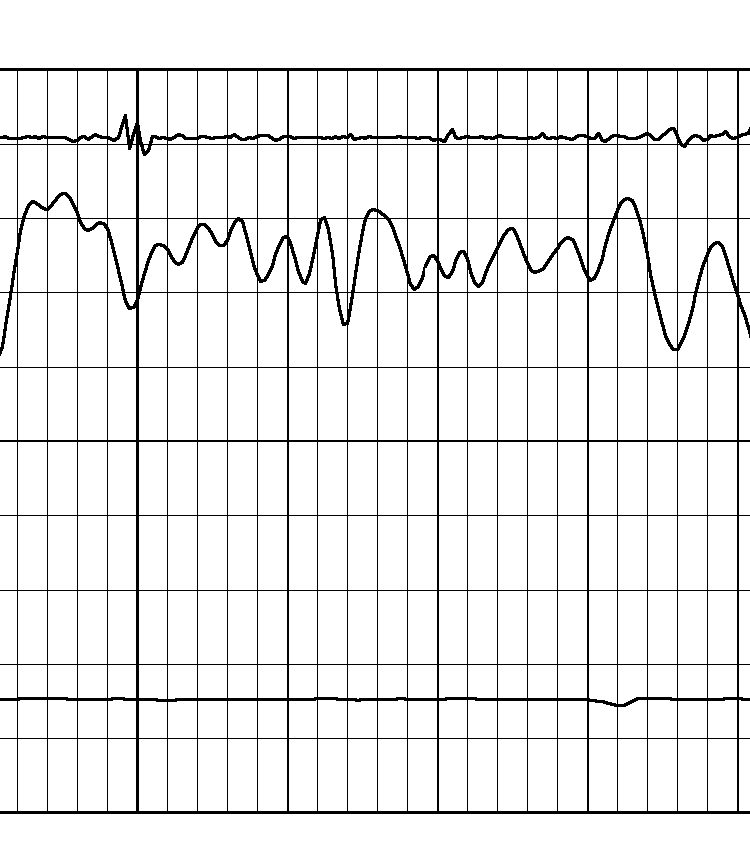
#> input picture testfolder/scantestrotated.png, 750 x 850 px, found by its file name
$ python ContourSkeletontest.py
#> lines starting #> are read from the running program, lines starting #| are printed output that depends on the picture; after the words box and inside, x2 and y2 are one past the last pixel; in counts of white or black regions, pixels touching at a corner belong together
#from numpy.ma.timer_comparison import cur
import skimage
from skimage import morphology
import numpy as np
import matplotlib.pyplot as plt
from scipy import ndimage
from skimage.morphology import disk, opening, skeletonize
from skimage.transform import probabilistic_hough_line
import cv2

testFile = "C:/Users/willi/OneDrive/Skrivebord/Bachelor/Github/Digitizing-overlapping-curves/testfolder/scantestrotated.png"
# Load the image
image = cv2.imread(testFile)
#> image is the input picture: shape (850, 750, 3); 92.7% white; black in thin lines or dots, all inside (x1, y1, x2, y2) = (0, 68, 750, 814)

gray = cv2.cvtColor(image, cv2.COLOR_BGR2GRAY)

# Denoise the image using a morphological opening operation
kernel = cv2.getStructuringElement(cv2.MORPH_RECT, (5, 5))
plt.figure(figsize=(10,6))
plt.imshow(gray, cmap='gray')
plt.show()
morph_open = cv2.morphologyEx(gray, cv2.MORPH_OPEN, kernel)
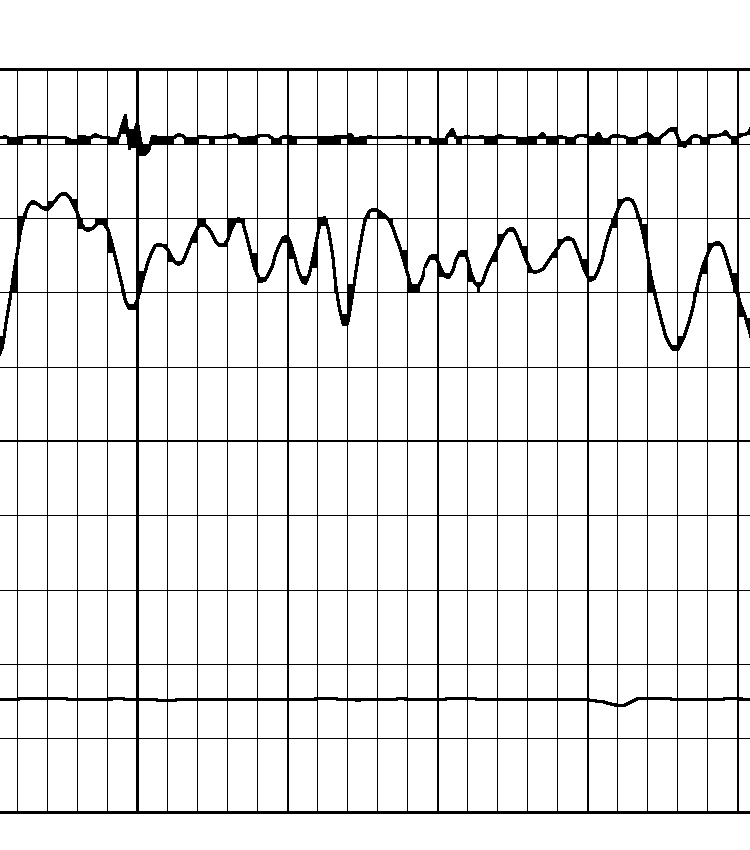
#> morph_open: shape (850, 750); 92.3% white; 1 black region, box (x1, y1, x2, y2) and area: (0, 68, 750, 814) 49132
plt.figure(figsize=(10,6))
plt.imshow(morph_open, cmap='gray')
plt.show()
# Subtract the denoised image from the original to isolate high-frequency components (like curves)
subtracted = cv2.subtract(gray, morph_open)
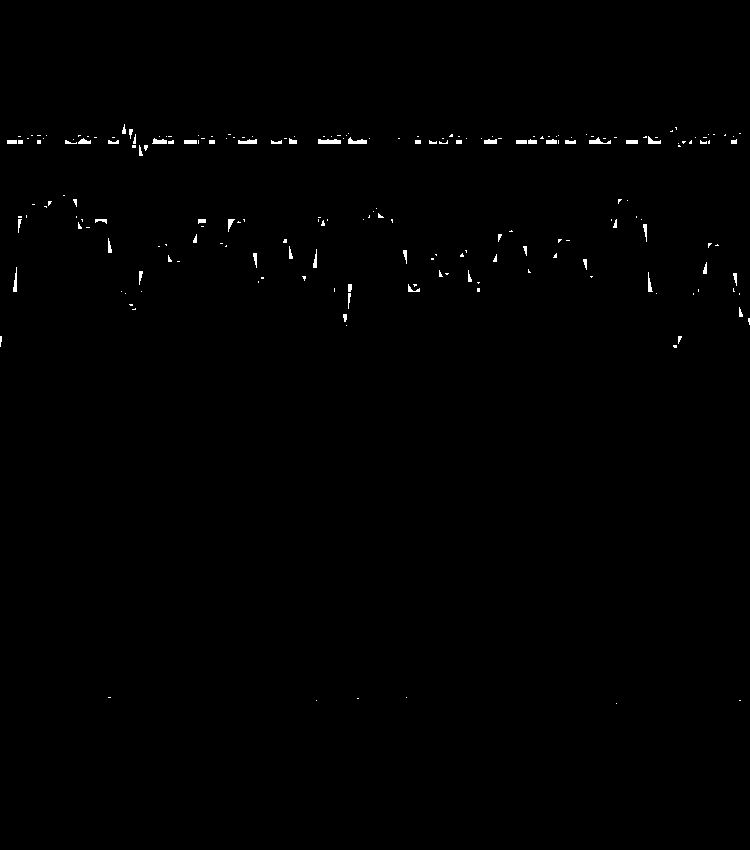
#> subtracted: shape (850, 750); 0.45% white; 208 white regions (149 under 20 px), largest, box (x1, y1, x2, y2) and area: (318, 139, 341, 144) 100, (348, 137, 367, 144) 81, (589, 137, 611, 144) 74
plt.figure(figsize=(10,6))
plt.imshow(subtracted, cmap='gray')
plt.show()
# Apply Gaussian Blur to smooth the image
smoothed = cv2.GaussianBlur(subtracted, (5, 5), 0)
plt.figure(figsize=(10,6))
plt.imshow(smoothed, cmap='gray')
plt.show()
# Apply Adaptive Thresholding
binary = cv2.adaptiveThreshold(
    smoothed, 255, cv2.ADAPTIVE_THRESH_GAUSSIAN_C, cv2.THRESH_BINARY, 11, 2
)
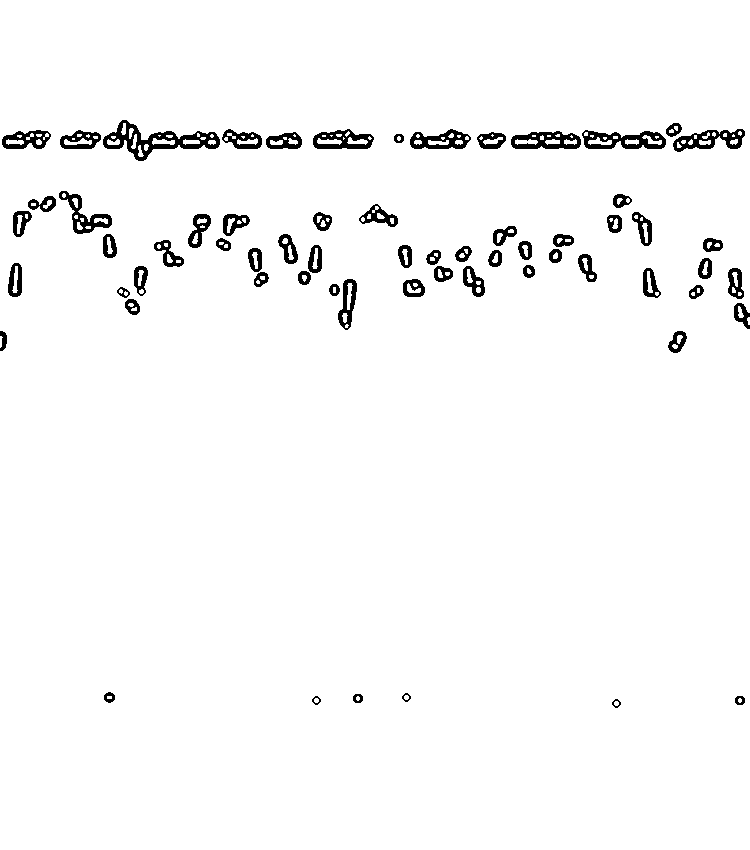
#> binary: shape (850, 750); 97.2% white; 64 black regions, largest, box (x1, y1, x2, y2) and area: (103, 120, 220, 161) 1540, (582, 130, 666, 149) 906, (511, 131, 581, 149) 781
plt.figure(figsize=(10,6))
plt.imshow(binary, cmap='gray')
plt.show()
# Perform edge detection
edges = cv2.Canny(binary, 50, 150)
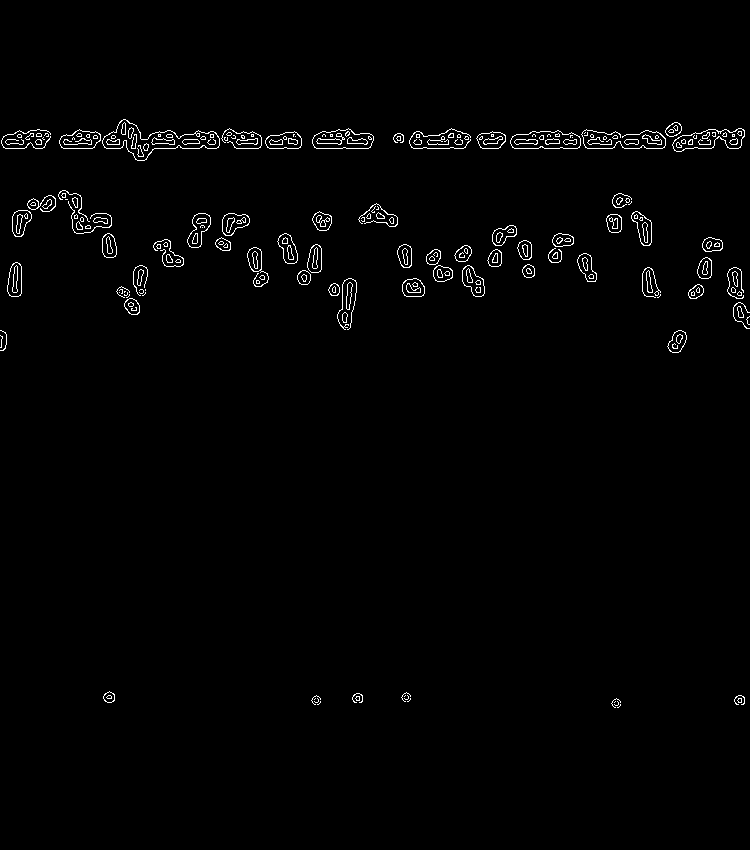
#> edges: shape (850, 750); 1.4% white in thin lines or dots, all inside (x1, y1, x2, y2) = (0, 119, 750, 708)

# Find contours
contours, _ = cv2.findContours(edges, cv2.RETR_EXTERNAL, cv2.CHAIN_APPROX_SIMPLE)
#> contours = 149 contours, 90 with area under 20; largest, box (x1, y1, x2, y2) and area: (102, 119, 220, 161) 2078, (510, 130, 581, 149) 1031, (672, 128, 745, 152) 1008, (312, 128, 374, 149) 946, (59, 129, 101, 149) 584

# Filter contours by area or shape (if known characteristics exist for the curves)
filtered_contours = [cnt for cnt in contours if cv2.contourArea(cnt) > 500]
#> filtered_contours = 5 contours; box (x1, y1, x2, y2) and area: (102, 119, 220, 161) 2078, (510, 130, 581, 149) 1031, (672, 128, 745, 152) 1008, (312, 128, 374, 149) 946, (59, 129, 101, 149) 584

# Create a blank mask
mask = np.zeros_like(gray)

# Draw the filtered contours onto the mask
cv2.drawContours(mask, filtered_contours, -1, (255), thickness=cv2.FILLED)
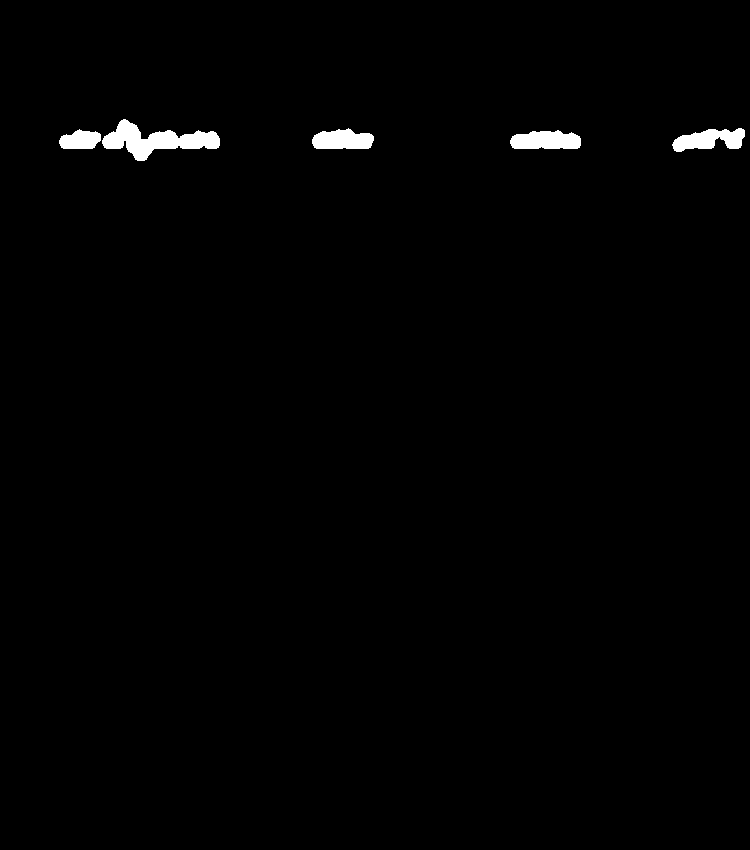
#> mask: shape (850, 750); 0.95% white; 5 white regions, box (x1, y1, x2, y2) and area: (102, 119, 220, 161) 2225, (510, 130, 581, 149) 1110, (672, 128, 745, 152) 1096, (312, 128, 374, 149) 1016, (59, 129, 101, 149) 633

# Combine the mask with the original image to isolate curves
isolated_curves = cv2.bitwise_and(image, image, mask=mask)
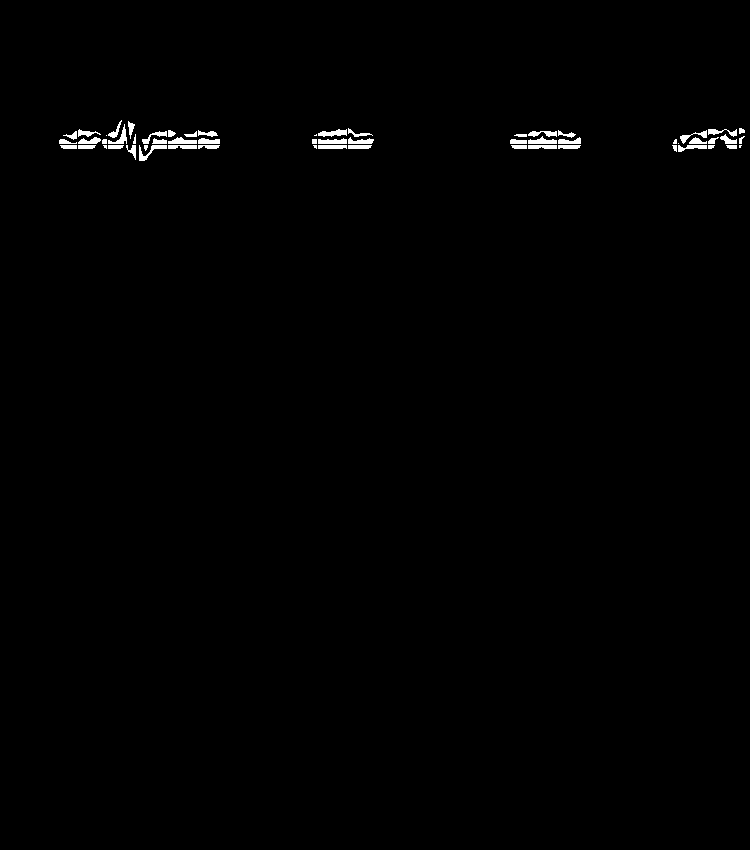
#> isolated_curves: shape (850, 750, 3); 0.62% white; 58 white regions (8 under 20 px), largest, box (x1, y1, x2, y2) and area: (139, 145, 167, 161) 150, (318, 129, 347, 137) 143, (528, 136, 557, 144) 135

# Save or display the result
cv2.imwrite('improved_isolated_curves.png', isolated_curves)
cv2.imshow('Improved Isolated Curves', isolated_curves)
cv2.waitKey(0)
cv2.destroyAllWindows()

$ run again, with testfolder/4000points.png copied over testfolder/scantestrotated.png
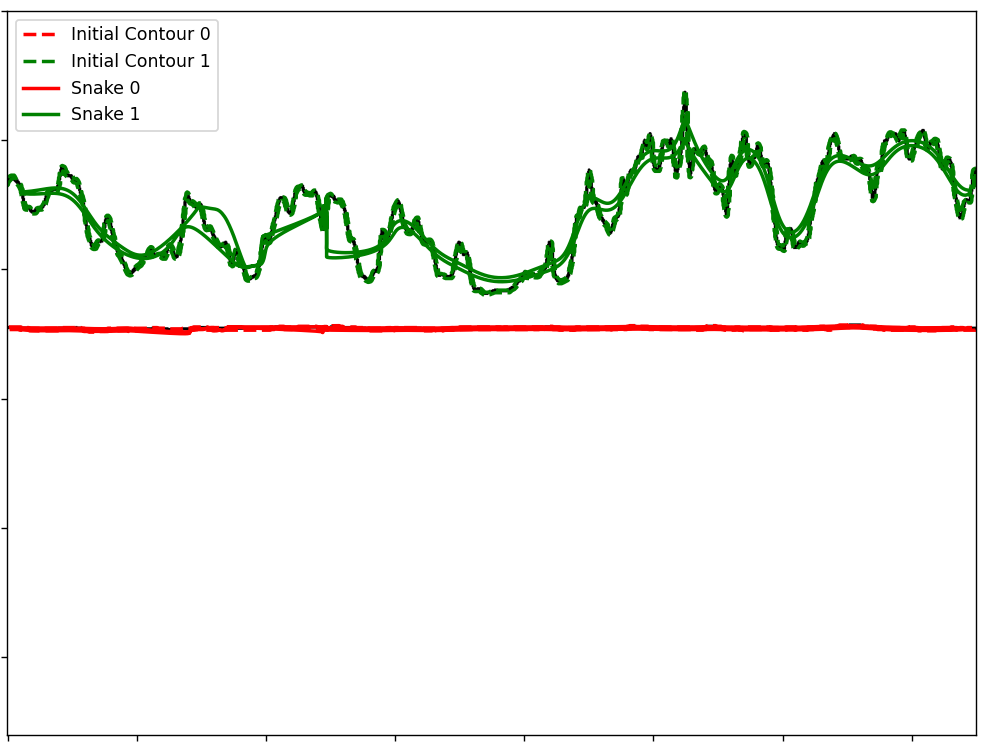
#> input picture testfolder/4000points.png, 982 x 745 px, found by its file name
#> image is the input picture: shape (745, 982, 3); mean B, G, R 242.8, 246.3, 245.1
#> `binary = cv2.adaptiveThreshold( smoothed, 255, cv2.ADAPTIVE_THRESH_GAU..`:
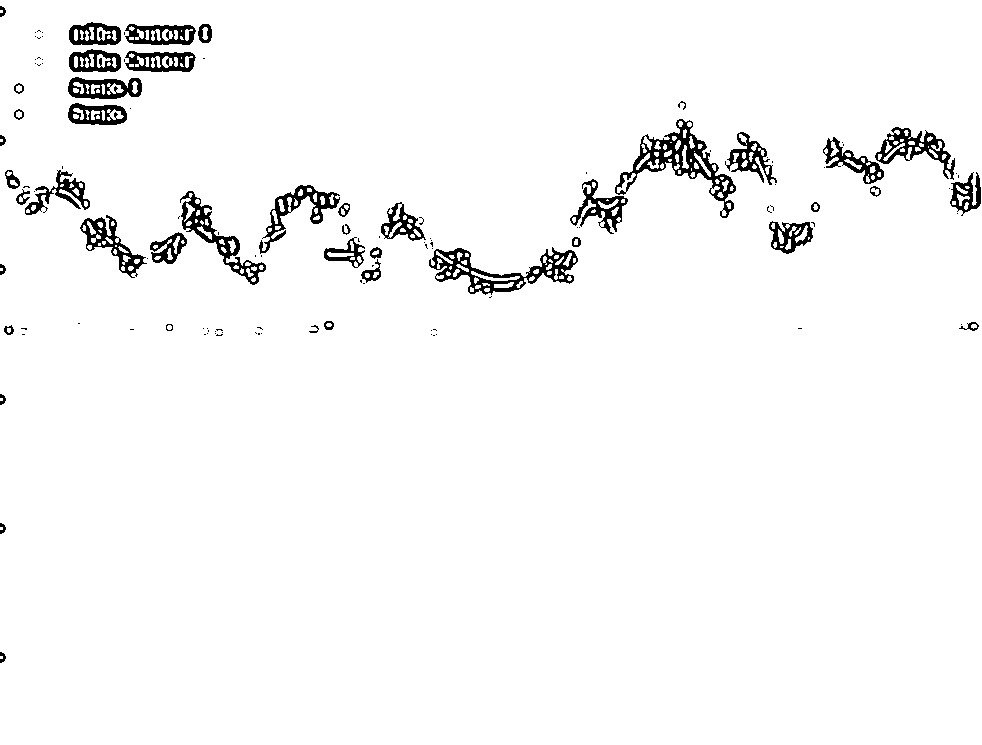
#> binary: shape (745, 982); 96.9% white; 124 black regions (79 under 20 px), largest, box (x1, y1, x2, y2) and area: (615, 119, 736, 218) 2552, (429, 247, 578, 295) 2170, (180, 191, 266, 285) 1495
#> edges: shape (745, 982); 1.7% white in thin lines or dots, all inside (x1, y1, x2, y2) = (0, 5, 981, 663)
#> contours = 599 contours, 532 with area under 20; largest, box (x1, y1, x2, y2) and area: (67, 76, 142, 99) 1311, (67, 102, 127, 125) 1067, (68, 49, 121, 72) 1006, (68, 22, 121, 45) 1006, (614, 134, 663, 195) 244
#> filtered_contours = 4 contours; box (x1, y1, x2, y2) and area: (67, 76, 142, 99) 1311, (67, 102, 127, 125) 1067, (68, 49, 121, 72) 1006, (68, 22, 121, 45) 1006
#> `cv2.drawContours(mask, filtered_contours, -1, (255), thickness=cv2.FIL..`:
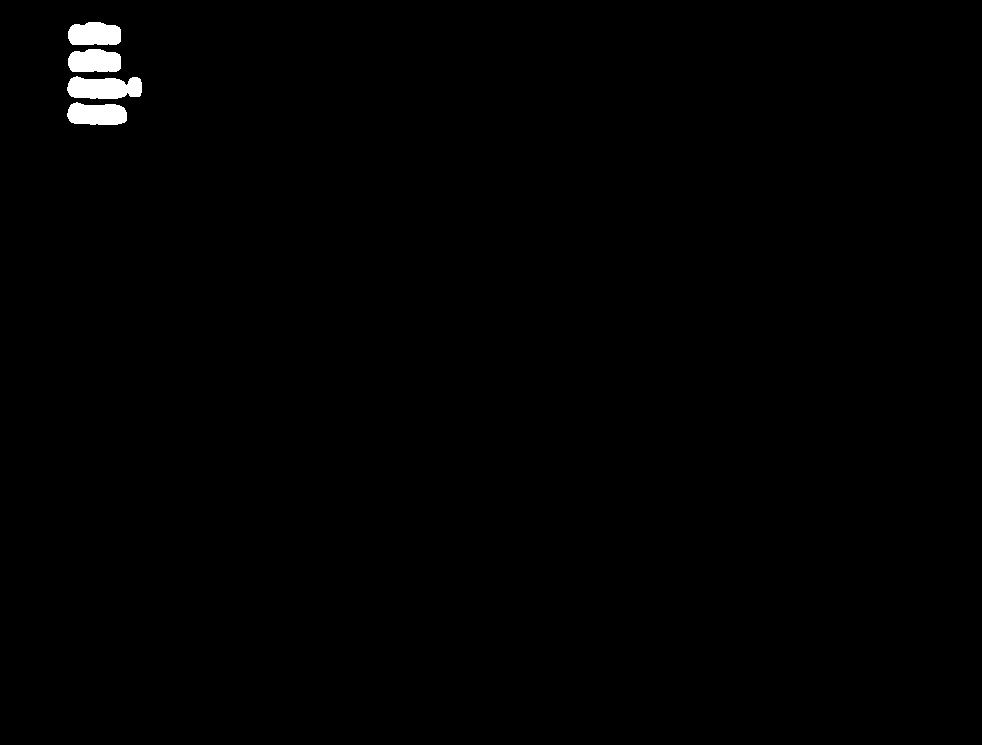
#> mask: shape (745, 982); 0.64% white; 4 white regions, box (x1, y1, x2, y2) and area: (67, 76, 142, 99) 1401, (67, 102, 127, 125) 1137, (68, 22, 121, 45) 1071, (68, 49, 121, 72) 1071
